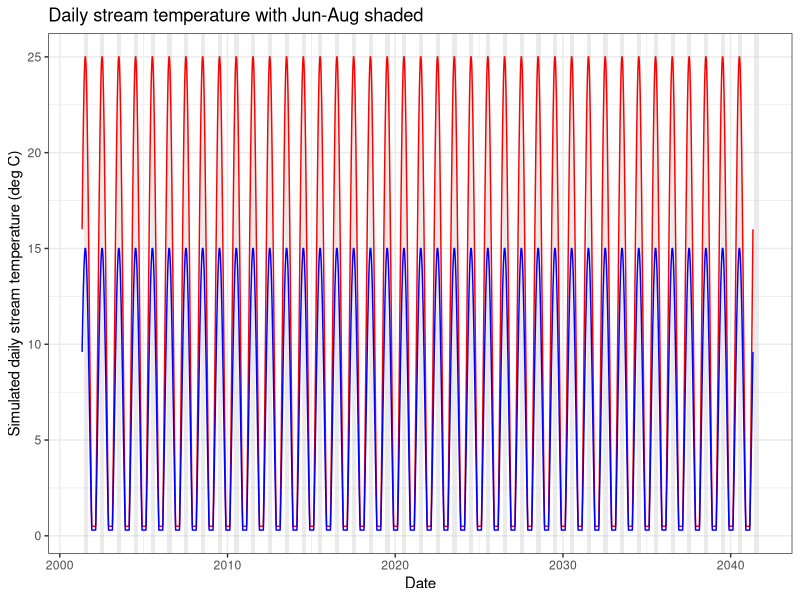
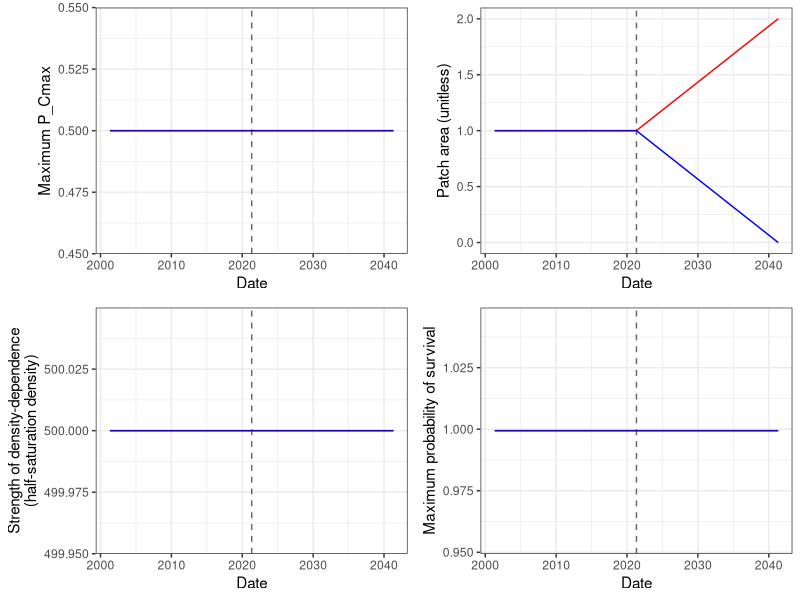

The R source for these figures, in order:
#' ---
#' title: Simulate Habitat
#' ---
#' 


library(tidyverse)
library(ggpubr)
library(egg)


nyears_burnin <- 20
nyears_experiment <- 20

mindate <- as.Date("2001-05-01")
maxdate <- mindate + years(nyears_burnin) + years(nyears_experiment)

dates <- seq(mindate, maxdate, by="day")
n <- length(dates)
doy <- as.numeric(format(dates, "%j")) # Day of year


# Set seed for reproducibility
set.seed(123)

# 2. Simulate Stream Temperature (Sine wave + Noise)
# Parameters: Midpoint, Amplitude, Offset
base_temp <- 11        # Average annual temperature
amplitude <- 14         # Seasonal fluctuation amplitude
# Peak temperature occurs late in the year (July/Aug)
stream_temp <- base_temp + amplitude * sin(2 * pi * (doy - 100) / 365)

# 3. Add random noise (daily weather variation)
noise <- rnorm(n, mean = 0, sd = 0) # no variation for simplicity
simulated_temp <- stream_temp + noise

# 4. Force values near 0 to small postive, max = 25
simulated_temp[simulated_temp < 0.5] <- 0.5
simulated_temp[simulated_temp > 25] <- 25

# 4. Simulate cold regime using a multiplier
simulated_temp_cold <- simulated_temp*0.6

# 4. Create Data Frame
habitat_df <- tibble(date = dates, 
                     doy = doy, 
                     dayofsim = 1:length(dates),
                     temp_warm = round(simulated_temp, digits = 1), 
                     temp_cold = round(simulated_temp_cold, digits = 1))

# 5. Plot the simulation
summer_shading <- data.frame(
  xmin = as.Date(paste0(unique(format(habitat_df$date, "%Y")), "-06-01")),
  xmax = as.Date(paste0(unique(format(habitat_df$date, "%Y")), "-08-31")),
  ymin = -Inf, ymax = Inf
)

habitat_df %>% ggplot() +
  geom_rect(data = summer_shading,
            aes(xmin = xmin, xmax = xmax, ymin = ymin, ymax = ymax),
            fill = "grey", alpha = 0.3, inherit.aes = FALSE) +
  geom_line(aes(x = date, y = temp_warm), color = "red") +
  geom_line(aes(x = date, y = temp_cold), color = "blue") +
  theme_bw() + 
  xlab("Date") + 
  ylab("Simulated daily stream temperature (deg C)") + 
  labs(title = "Daily stream temperature with Jun-Aug shaded")


# function to retrieve water temperature in patch = patch and at doy/time = t
get_patchtemp <- function(t, patch) {
  if (patch == "warm") {
    habitat_df$temp_warm[habitat_df$dayofsim == t]
  } else {
    habitat_df$temp_cold[habitat_df$dayofsim == t]
  }
}


# --- Maximum proportion of maximum consumption ---
pcmax_warm_val <- 0.5
pcmax_cold_val <- 0.5

# --- Patch area (arbitrary units; keep at 1.0 to preserve default behaviour) ---
A_warm_val <- 1.0
A_cold_val <- 1.0

# --- Half-saturation density for hyperbolic ration reduction ---
# Competitor density (fish per unit area) at which ration is halved
K_warm_val <- 500
K_cold_val <- 500

# --- Maximum daily survival probability (size-based survival ceiling) ---
S_max_warm_val <- 0.9994
S_max_cold_val <- 0.9994

# Append as time-invariant columns (replace with time-varying vectors to simulate change)
habitat_df <- habitat_df %>%
  mutate(
    pcmax_warm = pcmax_warm_val,
    pcmax_cold = pcmax_cold_val,
    A_warm     = A_warm_val,
    A_cold     = A_cold_val,
    K_warm     = K_warm_val,
    K_cold     = K_cold_val,
    S_max_warm = S_max_warm_val,
    S_max_cold = S_max_cold_val
  )


# First row of the experiment period
exp_start_date <- mindate + lubridate::years(nyears_burnin)
d_exp_start    <- which(habitat_df$date == exp_start_date)

# --- Target values for each parameter (NA = no change) ---
pcmax_warm_target  <- NA
pcmax_cold_target  <- NA
A_warm_target      <- 2
A_cold_target      <- 0
K_warm_target      <- NA
K_cold_target      <- NA
S_max_warm_target  <- NA
S_max_cold_target  <- NA

# --- Transition: 0 = step change; > 0 = linear ramp over this many years ---
ramp_years <- nyears_experiment

# Linearly ramps col from its end-of-burn-in value to target_val over ramp_yrs years,
# then holds target_val for the remainder of the experiment period.
apply_ramp <- function(col, d_start, target_val, ramp_yrs) {
  baseline  <- col[d_start - 1]
  n_ramp    <- max(round(ramp_yrs * 365.25), 1)  # min 1 to avoid /0
  exp_idx   <- d_start:length(col)
  ramp_frac <- pmin(seq_along(exp_idx) / n_ramp, 1)
  col[exp_idx] <- baseline + (target_val - baseline) * ramp_frac
  col
}

params_to_change <- list(
  pcmax_warm = pcmax_warm_target,
  pcmax_cold = pcmax_cold_target,
  A_warm     = A_warm_target,
  A_cold     = A_cold_target,
  K_warm     = K_warm_target,
  K_cold     = K_cold_target,
  S_max_warm = S_max_warm_target,
  S_max_cold = S_max_cold_target
)

for (param in names(params_to_change)) {
  target <- params_to_change[[param]]
  if (!is.na(target)) {
    habitat_df[[param]] <- apply_ramp(habitat_df[[param]], d_exp_start, target, ramp_years)
  }
}


p1 <- habitat_df %>% ggplot() +
  geom_vline(xintercept = exp_start_date, linetype = "dashed", color = "grey40") +
  geom_line(aes(x = date, y = pcmax_warm), color = "red") +
  geom_line(aes(x = date, y = pcmax_cold), color = "blue") +
  theme_bw() +
  xlab("Date") +
  ylab("Maximum P_Cmax")

p2 <- habitat_df %>% ggplot() +
  geom_vline(xintercept = exp_start_date, linetype = "dashed", color = "grey40") +
  geom_line(aes(x = date, y = A_warm), color = "red") +
  geom_line(aes(x = date, y = A_cold), color = "blue") +
  theme_bw() +
  xlab("Date") +
  ylab("Patch area (unitless)")

p3 <- habitat_df %>% ggplot() +
  geom_vline(xintercept = exp_start_date, linetype = "dashed", color = "grey40") +
  geom_line(aes(x = date, y = K_warm), color = "red") +
  geom_line(aes(x = date, y = K_cold), color = "blue") +
  theme_bw() +
  xlab("Date") +
  ylab("Strength of density-dependence\n(half-saturation density)")

p4 <- habitat_df %>% ggplot() +
  geom_vline(xintercept = exp_start_date, linetype = "dashed", color = "grey40") +
  geom_line(aes(x = date, y = S_max_warm), color = "red") +
  geom_line(aes(x = date, y = S_max_cold), color = "blue") +
  theme_bw() +
  xlab("Date") +
  ylab("Maximum probability of survival")

egg::ggarrange(p1, p2, p3, p4, nrow = 2, ncol = 2)


str(habitat_df)
head(habitat_df)


#quarto::qmd_to_r_script("Habitat.qmd")
